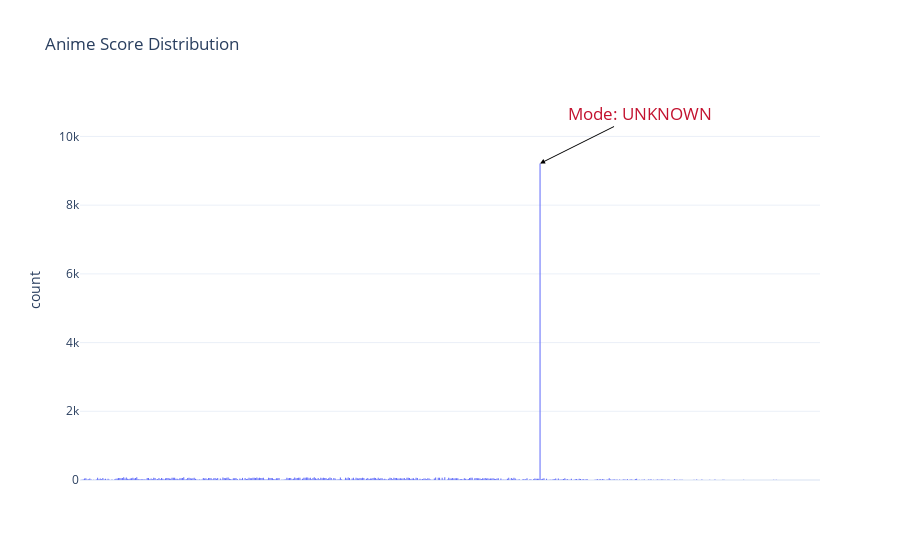
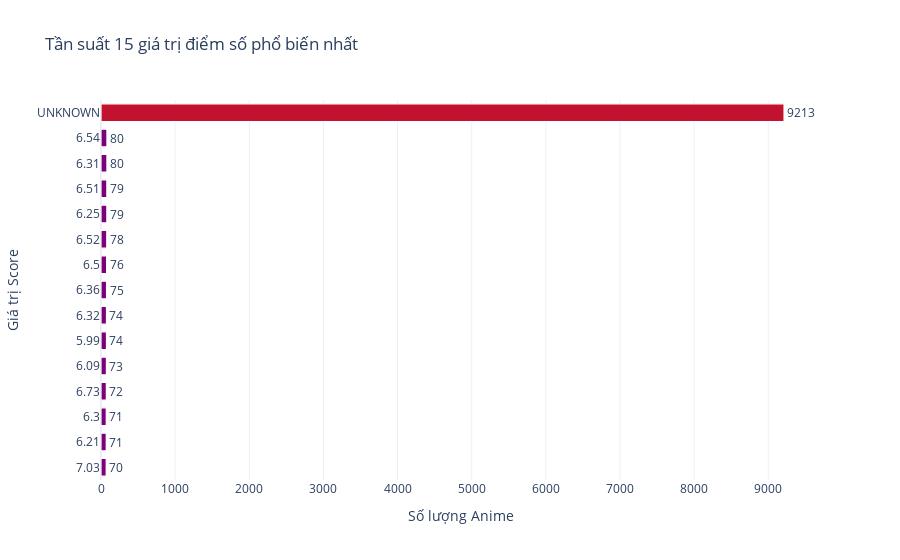

Notebook cell for these charts, in order:
### Markdown cell above
### 3.1.1.Misleading Insight
- What is the distribution of anime scores within our dataset?

### Code cell
# Kiểm tra xem cột 'Score' có tồn tại trong DataFrame không
if 'Score' in df_anime_dataset_2023.columns:
    try:
        # Vẽ biểu đồ phân phối
        fig = px.histogram(
            df_anime_dataset_2023,
            x='Score',
            title='Anime Score Distribution',
            labels={'Score': 'Score'}
        )

        # Tìm Mode (giá trị xuất hiện nhiều nhất)
        mode_value = df_anime_dataset_2023['Score'].mode()[0]
        mode_count = df_anime_dataset_2023[df_anime_dataset_2023['Score'] == mode_value].shape[0]
        fig.add_annotation(
            x=mode_value,
            y=mode_count,
            text=f"Mode: {mode_value}",
            showarrow=True,
            arrowhead=2,
            ax=100,  # Di chuyển mũi tên sang phải (giá trị dương)
            ay=-50,  # Di chuyển mũi tên lên trên (giá trị âm)
            font=dict(color="#C3122F", size=17),  # Đổi màu chữ thành đỏ
            arrowcolor="black"  # Đổi màu mũi tên thành xanh
        )
        fig.update_layout(
            xaxis=dict(
                showticklabels=False,
                title=""
            )
        )
        # Hiển thị biểu đồ
        fig.show()
    except Exception as e:
        print("Không thể vẽ biểu đồ này do data không phù hợp:", str(e))
else:
    print("Không thể vẽ biểu đồ này do cột 'Score' không tồn tại trong DataFrame.")

# Lấy tần suất xuất hiện của các giá trị trong cột 'Score'
score_counts = df_anime_dataset_2023['Score'].value_counts().reset_index()

# Đổi tên cột để dễ hiểu
score_counts.columns = ['Score', 'Frequency']

# Lấy 15 giá trị phổ biến nhất
top_15_scores = score_counts.head(15)

# Tìm giá trị có tần suất cao nhất (top 1)
max_frequency = top_15_scores['Frequency'].max()

# Tạo danh sách màu: màu vàng cho top 1, màu tím cho các cột còn lại
colors = ['#C3122F' if freq == max_frequency else '#7A0177' 
          for freq in top_15_scores['Frequency']]

# Vẽ biểu đồ cột nằm ngang
fig = px.bar(
    top_15_scores,
    x='Frequency',
    y='Score',
    orientation='h',
    title='Tần suất 15 giá trị điểm số phổ biến nhất',
    labels={'Score': 'Giá trị Score', 'Frequency': 'Số lượng Anime'},
    text='Frequency'
)

# Tùy chỉnh giao diện biểu đồ
fig.update_traces(
    textposition='outside',
    marker_color=colors,  # Áp dụng danh sách màu
    marker_line_color='white',
    marker_line_width=1.2
)

fig.update_layout(
    yaxis=dict(categoryorder='total ascending'),
    bargap=0.3
)

fig.show()

### Figure 1 — Plotly figure (JSON) as saved in the notebook; plotly's stock layout.template omitted (floating-point values rounded to 4 significant figures; data arrays with more than 128 entries replaced by an {"elided": "..."} marker saying what was removed)
{"data": [{"bingroup": "x", "hovertemplate": "Score=%{x}<br>count=%{y}<extra></extra>", "legendgroup": "", "marker": {"color": "#636efa", "pattern": {"shape": ""}}, "name": "", "orientation": "v", "showlegend": false, "type": "histogram", "x": {"elided": "24905 str values"}, "xaxis": "x", "yaxis": "y"}], "layout": {"annotations": [{"arrowcolor": "black", "arrowhead": 2, "ax": 100, "ay": -50, "font": {"color": "#C3122F", "size": 17}, "showarrow": true, "text": "Mode: UNKNOWN", "x": "UNKNOWN", "y": 9213}], "barmode": "relative", "legend": {"tracegroupgap": 0}, "title": {"text": "Anime Score Distribution"}, "xaxis": {"anchor": "y", "domain": [0, 1], "showticklabels": false, "title": {"text": ""}}, "yaxis": {"anchor": "x", "domain": [0, 1], "title": {"text": "count"}}}}

### Figure 2 — Plotly figure (JSON) as saved in the notebook; plotly's stock layout.template omitted (floating-point values rounded to 4 significant figures)
{"data": [{"hovertemplate": "Số lượng Anime=%{text}<br>Giá trị Score=%{y}<extra></extra>", "legendgroup": "", "marker": {"color": ["#C3122F", "#7A0177", "#7A0177", "#7A0177", "#7A0177", "#7A0177", "#7A0177", "#7A0177", "#7A0177", "#7A0177", "#7A0177", "#7A0177", "#7A0177", "#7A0177", "#7A0177"], "line": {"color": "white", "width": 1.2}, "pattern": {"shape": ""}}, "name": "", "orientation": "h", "showlegend": false, "text": [9213.0, 80.0, 80.0, 79.0, 79.0, 78.0, 76.0, 75.0, 74.0, 74.0, 73.0, 72.0, 71.0, 71.0, 70.0], "textposition": "outside", "type": "bar", "x": [9213, 80, 80, 79, 79, 78, 76, 75, 74, 74, 73, 72, 71, 71, 70], "xaxis": "x", "y": ["UNKNOWN", "6.31", "6.54", "6.25", "6.51", "6.52", "6.5", "6.36", "5.99", "6.32", "6.09", "6.73", "6.21", "6.3", "7.03"], "yaxis": "y"}], "layout": {"bargap": 0.3, "barmode": "relative", "legend": {"tracegroupgap": 0}, "title": {"text": "Tần suất 15 giá trị điểm số phổ biến nhất"}, "xaxis": {"anchor": "y", "domain": [0, 1], "title": {"text": "Số lượng Anime"}}, "yaxis": {"anchor": "x", "categoryorder": "total ascending", "domain": [0, 1], "title": {"text": "Giá trị Score"}}}}
